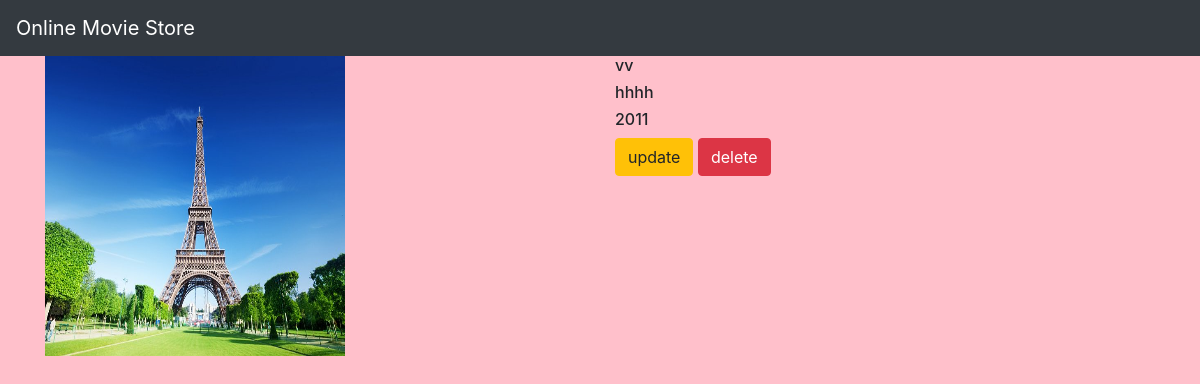
Screenshot of /movie/5/ with the database file from the repository.
### movieapp/models.py (models this page shows, shortened)
class Movie(models.Model):
    name=models.CharField(max_length=250)
    desc=models.TextField()
    year=models.IntegerField()
    img=models.ImageField(upload_to='gallery')

### movieapp/views.py (the view)
# urls.py: path('movie/<int:movie_id>/',views.details,name='details'),
def details(request,movie_id):
    movie=Movie.objects.get(id= movie_id)
    return render(request,"detail.html",{'movie':movie})

### templates/detail.html
{% extends 'base.html' %}
{% block body %}
<div class="container">
    <div class="row">
        <div class="col-md-6">
           <img src="{{movie.img.url}}" width="300" height="300">
        </div>
<div class="col-md-6">
    <h6>{{movie.name}}</h6>
    <h6>{{movie.desc}}</h6>
    <h6>{{movie.year}}</h6>
    <a class="btn btn-warning" href="{% url 'movieapp:update' movie.id %}"> update </a>
    <a class="btn btn-danger" href="{% url 'movieapp:delete' movie.id %}"> delete </a>
</div>
    </div>
</div>
{% endblock %}

### static/style.css (style rules this page uses)
body { background-color:pink; }

### rows the page displays
Movie: img (picture), name "vv", desc "hhhh", year "2011"
